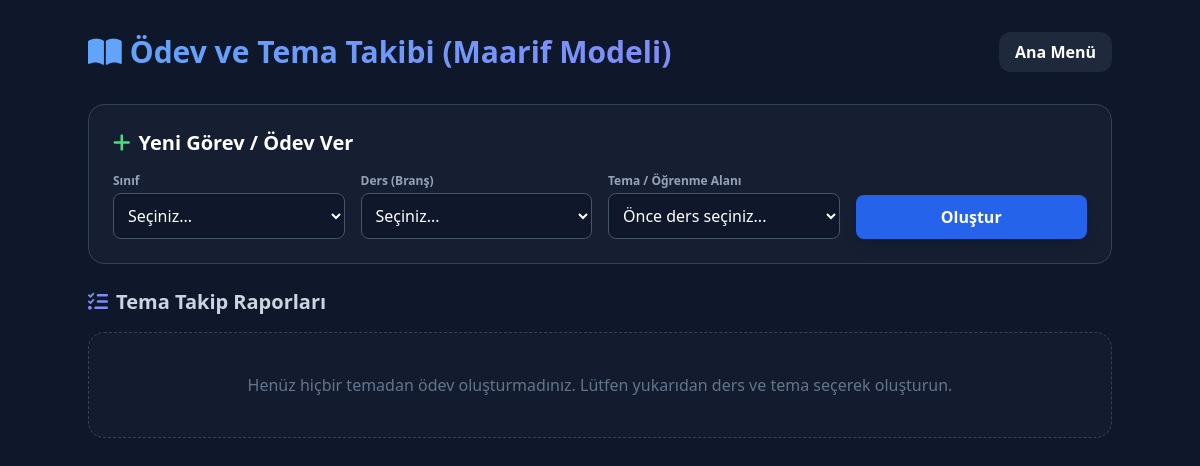
The app's page /odevler (signed in), older data.
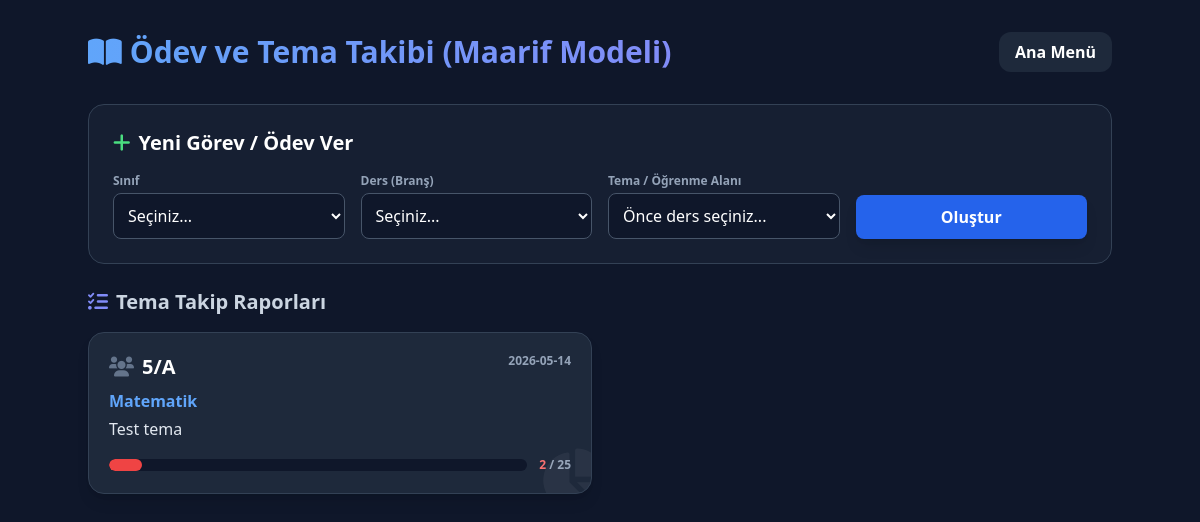
The same page, newer data.
### tables this page shows
CREATE TABLE odevler (
            id INTEGER PRIMARY KEY AUTOINCREMENT,
            sinif_id INTEGER NOT NULL REFERENCES siniflar(id),
            ogretmen_id INTEGER NOT NULL REFERENCES ogretmenler(id),
            baslik TEXT NOT NULL,
            aciklama TEXT NOT NULL DEFAULT '',
            son_tarih TEXT NOT NULL,
            ders TEXT NOT NULL DEFAULT 'Genel',
            tarih TEXT NOT NULL
        , ders_adi TEXT NOT NULL DEFAULT '', tema_adi TEXT NOT NULL DEFAULT '');

CREATE TABLE siniflar (
            id        INTEGER PRIMARY KEY AUTOINCREMENT,
            sinif_adi TEXT NOT NULL UNIQUE
        );

### web_app.py (the view, shortened to what this page needs)
@app.route("/odevler", methods=["GET", "POST"])
@giris_zorunlu
def odevler():
    oid = session["ogretmen_id"]
    from database import odev_olustur, odevleri_getir
    odev_listesi = odevleri_getir(oid)
    return render_template(
        "odevler.html",
        odevler=odev_listesi,
        siniflar=ogretmen_siniflari(oid),
        yetki=session.get("ogretmen_yetki"),
    )

### database.py (called while the page is built)
def _conn() -> sqlite3.Connection:
    c = sqlite3.connect(DB_PATH)
    c.row_factory = sqlite3.Row
    c.execute("PRAGMA foreign_keys = ON")
    return c

def ogretmen_siniflari(ogretmen_id: int) -> list[dict]:
    con = _conn()
    rows = [dict(r) for r in con.execute("""
        SELECT s.id, s.sinif_adi
        FROM siniflar s
        JOIN ogretmen_sinif os ON os.sinif_id = s.id
        WHERE os.ogretmen_id = ?
        ORDER BY s.sinif_adi
    """, (ogretmen_id,)).fetchall()]
    con.close()
    return rows

### web_app.py (called while the page is built, shortened)
def giris_zorunlu(fn):
    from functools import wraps
    @wraps(fn)
    def wrapper(*args, **kwargs):
        if "ogretmen_id" not in session:
            return redirect(url_for("login"))
        if session.get("ogretmen_id") and session.get("ogretmen_yetki") is None:
            session["ogretmen_yetki"] = ogretmen_yetki_al(session["ogretmen_id"])
        return fn(*args, **kwargs)
    return wrapper

def bilgilendirme_yetkili_mi() -> bool:
    return "ogretmen_id" in session

def _bilgilendirme_hedefi() -> str | None:
    if session.get("veli_ogrenci_id"):
        return "veli"
    if session.get("ogrenci_giris"):
        return "ogrenci"
    if session.get("ogretmen_id"):
        return "ogretmen"
    return None

def _bilgilendirme_ana_ekran_mi(hedef: str) -> bool:
    ana_ekranlar = {
        "ogretmen": {"dashboard"},
        "ogrenci": {"ogrenci_gorunum", "ogrenci_gelisim_panel"},
        "veli": {"veli_panel"},
    }
    return request.endpoint in ana_ekranlar.get(hedef, set())

@app.context_processor
def _bilgilendirme_context():
    return {
        "bilgilendirme_yetkili": bilgilendirme_yetkili_mi(),
    }

@app.after_request
def _bilgilendirme_modal_ekle(response):
    try:
        if response.direct_passthrough:
            return response
        if not (response.content_type or "").startswith("text/html"):
            return response
        hedef = _bilgilendirme_hedefi()
        if not hedef:
            return response
        if not _bilgilendirme_ana_ekran_mi(hedef):
            return response
    except Exception:
        pass
    return response

### templates/odevler.html (shortened to what this page needs)
<!DOCTYPE html>
<html lang="tr">
<head>
    <script src="https://cdn.tailwindcss.com"></script>
    <link href="https://cdnjs.cloudflare.com/ajax/libs/font-awesome/6.0.0/css/all.min.css" rel="stylesheet">
</head>
<body class="p-4 md:p-8">
    <div class="max-w-5xl mx-auto space-y-6">
        <div class="flex items-center justify-between mb-8">
            <h1 class="text-3xl font-black text-transparent bg-clip-text bg-gradient-to-r from-blue-400 to-indigo-400">
                <i class="fa-solid fa-book-open mr-2"></i>Ödev ve Tema Takibi (Maarif Modeli)
            </h1>
            <a href="/" class="px-4 py-2 bg-slate-800 hover:bg-slate-700 text-white rounded-xl font-bold transition">Ana Menü</a>
        </div>
        <div class="bg-slate-800/50 p-6 rounded-2xl border border-slate-700">
            <h2 class="text-xl font-bold text-white mb-4"><i class="fa-solid fa-plus mr-2 text-green-400"></i>Yeni Görev / Ödev Ver</h2>
            <form method="POST" class="grid grid-cols-1 md:grid-cols-4 gap-4 items-end">
                <div>
                    <label class="block text-xs font-bold text-slate-400 mb-1">Sınıf</label>
                    <select name="sinif_id" required class="w-full bg-slate-900 border border-slate-600 text-white rounded-lg p-2.5 focus:border-blue-500 focus:ring-1 focus:ring-blue-500 outline-none transition">
                        <option value="">Seçiniz...</option>
                    </select>
                </div>
                <div>
                    <label class="block text-xs font-bold text-slate-400 mb-1">Ders (Branş)</label>
                    <select id="ders_secim" name="ders_adi" required onchange="temaGuncelle()" class="w-full bg-slate-900 border border-slate-600 text-white rounded-lg p-2.5 focus:border-blue-500 focus:ring-1 focus:ring-blue-500 outline-none transition">
                        <option value="">Seçiniz...</option>
                    </select>
                </div>
                <div>
                    <label class="block text-xs font-bold text-slate-400 mb-1">Tema / Öğrenme Alanı</label>
                    <select id="tema_secim" name="tema_adi" required class="w-full bg-slate-900 border border-slate-600 text-white rounded-lg p-2.5 focus:border-blue-500 focus:ring-1 focus:ring-blue-500 outline-none transition">
                        <option value="">Önce ders seçiniz...</option>
                    </select>
                </div>
                <div>
                    <button type="submit" class="w-full py-2.5 bg-blue-600 hover:bg-blue-500 text-white font-bold rounded-lg shadow-lg transition">Oluştur</button>
                </div>
            </form>
        </div>
        <div class="space-y-4">
            <h2 class="text-xl font-bold text-slate-300"><i class="fa-solid fa-list-check mr-2 text-indigo-400"></i>Tema Takip Raporları</h2>
            {% if odevler %}
            <div class="grid grid-cols-1 md:grid-cols-2 gap-4">
                {% for odev in odevler %}
                <a href="/odev/{{ odev.id }}" class="block bg-slate-800 hover:bg-slate-700 p-5 rounded-2xl border border-slate-700 hover:border-blue-500 transition shadow-lg group relative overflow-hidden">
                    <div class="flex justify-between items-start mb-2">
                        <div class="text-xl font-black text-white"><i class="fa-solid fa-users mr-2 text-slate-500"></i>{{ odev.sinif_adi }}</div>
                        <div class="text-xs font-bold text-slate-400">{{ odev.tarih[:10] }}</div>
                    </div>
                    <div class="text-blue-400 font-bold mb-1">{{ odev.ders_adi }}</div>
                    <div class="text-slate-200 font-medium mb-4">{{ odev.tema_adi }}</div>
                    <div class="flex items-center justify-between mt-auto">
                        <div class="w-full bg-slate-900 rounded-full h-3 mr-3 overflow-hidden">
                            {% set pct = (odev.tamamlayanlar / odev.toplam_ogrenci * 100)|round|int if odev.toplam_ogrenci > 0 else 0 %}
                            <div class="{{ 'bg-green-500' if pct >= 80 else ('bg-yellow-500' if pct >= 50 else 'bg-red-500') }} h-3 rounded-full transition-all duration-500" style="width: {{ pct }}%"></div>
                        </div>
                        <div class="text-xs font-bold whitespace-nowrap text-slate-400">
                            <span class="{{ 'text-green-400' if pct >= 80 else ('text-yellow-400' if pct >= 50 else 'text-red-400') }}">{{ odev.tamamlayanlar }}</span> / {{ odev.toplam_ogrenci }}
                        </div>
                    </div>
                    <div class="absolute -right-4 -bottom-4 opacity-5 text-6xl group-hover:opacity-10 transition duration-300">
                        <i class="fa-solid fa-chart-pie"></i>
                    </div>
                </a>
                {% endfor %}
            </div>
            {% else %}
            <div class="text-center py-10 text-slate-500 bg-slate-800/30 rounded-2xl border border-slate-700 border-dashed">
                Henüz hiçbir temadan ödev oluşturmadınız. Lütfen yukarıdan ders ve tema seçerek oluşturun.
            </div>
            {% endif %}
        </div>
    </div>
</body>
</html>

### templates/odevler.html (style rules this page uses)
body { background: #0f172a; color: #f8fafc; font-family: 'Segoe UI', system-ui, sans-serif; }

Row changes from the older to the newer data that the page shows:
added odevler: sinif_adi "5/A", tarih "2026-05-14", ders_adi "Matematik", tema_adi "Test tema", {{ pct }} 8 (drawn), tamamlayanlar "2", toplam_ogrenci "25"
Text that changed along with them:
text no longer shown: "Henüz hiçbir temadan ödev oluşturmadınız. Lütfen yukarıdan ders ve tema seçerek oluşturun."
